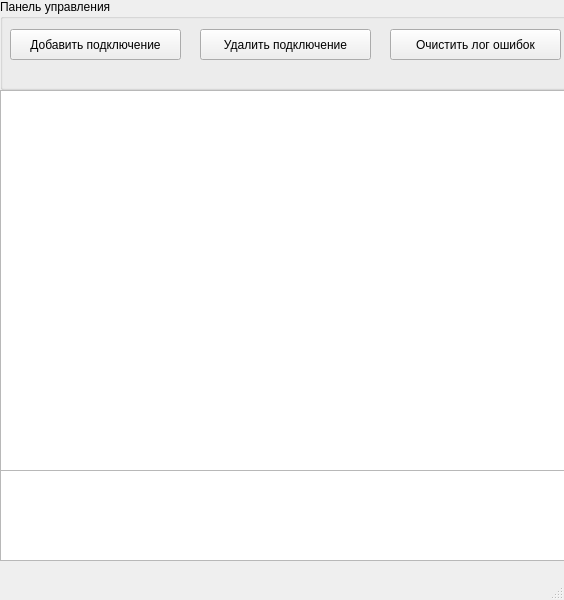
<?xml version="1.0" encoding="UTF-8"?>
<ui version="4.0">
 <class>MainWindow</class>
 <widget class="QMainWindow" name="MainWindow">
  <property name="geometry">
   <rect>
    <x>0</x>
    <y>0</y>
    <width>564</width>
    <height>600</height>
   </rect>
  </property>
  <property name="windowTitle">
   <string>MainWindow</string>
  </property>
  <widget class="QWidget" name="centralwidget">
   <widget class="QListWidget" name="ConnectionsList">
    <property name="geometry">
     <rect>
      <x>0</x>
      <y>90</y>
      <width>571</width>
      <height>381</height>
     </rect>
    </property>
   </widget>
   <widget class="QGroupBox" name="ControlBox">
    <property name="geometry">
     <rect>
      <x>0</x>
      <y>-1</y>
      <width>801</width>
      <height>91</height>
     </rect>
    </property>
    <property name="title">
     <string>Панель управления</string>
    </property>
    <widget class="QPushButton" name="CreateConnectionButton">
     <property name="geometry">
      <rect>
       <x>10</x>
       <y>30</y>
       <width>171</width>
       <height>31</height>
      </rect>
     </property>
     <property name="text">
      <string>Добавить подключение</string>
     </property>
    </widget>
    <widget class="QPushButton" name="DeleteConnection">
     <property name="geometry">
      <rect>
       <x>200</x>
       <y>30</y>
       <width>171</width>
       <height>31</height>
      </rect>
     </property>
     <property name="text">
      <string>Удалить подключение</string>
     </property>
    </widget>
    <widget class="QPushButton" name="ClearErrorLogsButton">
     <property name="geometry">
      <rect>
       <x>390</x>
       <y>30</y>
       <width>171</width>
       <height>31</height>
      </rect>
     </property>
     <property name="text">
      <string>Очистить лог ошибок</string>
     </property>
    </widget>
   </widget>
   <widget class="QListWidget" name="ErrorsLogs">
    <property name="geometry">
     <rect>
      <x>0</x>
      <y>470</y>
      <width>571</width>
      <height>91</height>
     </rect>
    </property>
   </widget>
  </widget>
  <widget class="QMenuBar" name="menubar">
   <property name="geometry">
    <rect>
     <x>0</x>
     <y>0</y>
     <width>564</width>
     <height>21</height>
    </rect>
   </property>
  </widget>
  <widget class="QStatusBar" name="statusbar"/>
 </widget>
 <resources/>
 <connections/>
</ui>
